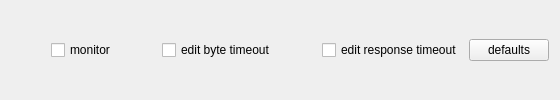
                 <widget class="QWidget" name="widget_8" native="true">
                  <property name="sizePolicy">
                   <sizepolicy hsizetype="Preferred" vsizetype="Preferred">
                    <horstretch>0</horstretch>
                    <verstretch>0</verstretch>
                   </sizepolicy>
                  </property>
                  <layout class="QGridLayout" name="gridLayout_12">
                   <item row="0" column="1">
                    <widget class="QCheckBox" name="mb_monitor">
                     <property name="sizePolicy">
                      <sizepolicy hsizetype="Minimum" vsizetype="Fixed">
                       <horstretch>0</horstretch>
                       <verstretch>0</verstretch>
                      </sizepolicy>
                     </property>
                     <property name="font">
                      <font>
                       <pointsize>9</pointsize>
                      </font>
                     </property>
                     <property name="toolTip">
                      <string>monitor all modbus PDUs</string>
                     </property>
                     <property name="statusTip">
                      <string>monitor all modbus PDUs (strong impact on performance)</string>
                     </property>
                     <property name="text">
                      <string>monitor</string>
                     </property>
                    </widget>
                   </item>
                   <item row="0" column="2">
                    <spacer name="horizontalSpacer_7">
                     <property name="orientation">
                      <enum>Qt::Horizontal</enum>
                     </property>
                     <property name="sizeHint" stdset="0">
                      <size>
                       <width>40</width>
                       <height>20</height>
                      </size>
                     </property>
                    </spacer>
                   </item>
                   <item row="0" column="3">
                    <widget class="QCheckBox" name="mb_enable_byte_timeout">
                     <property name="toolTip">
                      <string>manually set the libmodbus byte timeout</string>
                     </property>
                     <property name="statusTip">
                      <string>manually set the libmodbus byte timeout</string>
                     </property>
                     <property name="text">
                      <string>edit byte timeout</string>
                     </property>
                    </widget>
                   </item>
                   <item row="0" column="4">
                    <spacer name="horizontalSpacer_8">
                     <property name="orientation">
                      <enum>Qt::Horizontal</enum>
                     </property>
                     <property name="sizeHint" stdset="0">
                      <size>
                       <width>40</width>
                       <height>20</height>
                      </size>
                     </property>
                    </spacer>
                   </item>
                   <item row="0" column="5">
                    <widget class="QCheckBox" name="mb_enable_response_timeout">
                     <property name="sizePolicy">
                      <sizepolicy hsizetype="Minimum" vsizetype="Fixed">
                       <horstretch>1</horstretch>
                       <verstretch>0</verstretch>
                      </sizepolicy>
                     </property>
                     <property name="toolTip">
                      <string>manually set the libmodbus response timeout</string>
                     </property>
                     <property name="statusTip">
                      <string>manually set the libmodbus response timeout</string>
                     </property>
                     <property name="text">
                      <string>edit response timeout</string>
                     </property>
                    </widget>
                   </item>
                   <item row="0" column="6">
                    <widget class="QPushButton" name="mb_mb_flags_default">
                     <property name="toolTip">
                      <string>set default modbus flags (all false)</string>
                     </property>
                     <property name="statusTip">
                      <string>set default modbus flags (all false)</string>
                     </property>
                     <property name="text">
                      <string>defaults</string>
                     </property>
                    </widget>
                   </item>
                   <item row="0" column="0">
                    <spacer name="horizontalSpacer_11">
                     <property name="orientation">
                      <enum>Qt::Horizontal</enum>
                     </property>
                     <property name="sizeHint" stdset="0">
                      <size>
                       <width>40</width>
                       <height>20</height>
                      </size>
                     </property>
                    </spacer>
                   </item>
                  </layout>
                 </widget>
